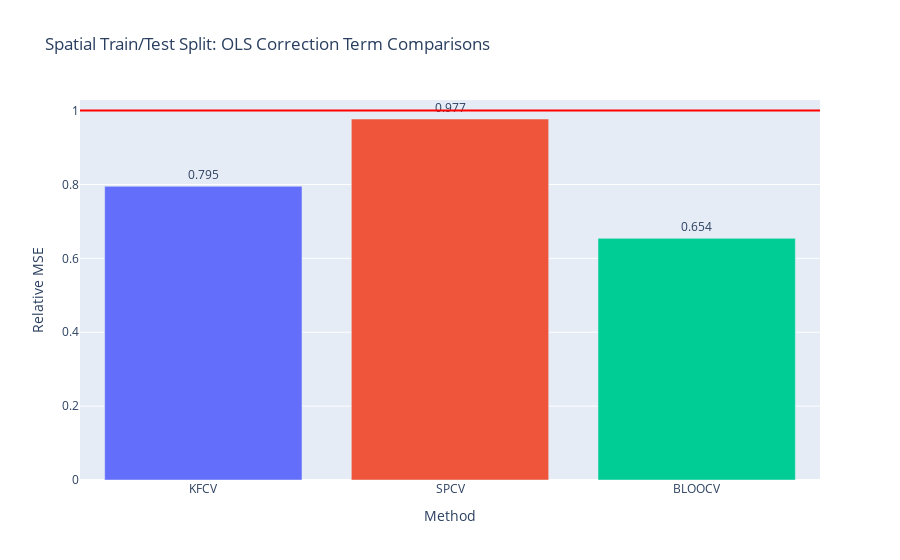

Here is the notebook cell this chart was saved with:
### Code cell
fig = gen_model_barplots(
    [[clus_ns_corr, clus_kfcv_corr, clus_spcv_corr, clus_bloocv_corr]], 
    [""], 
    est_names, 
    title="Spatial Train/Test Split: OLS Correction Term Comparisons", 
    has_elev_err=False
)
fig.show()

### Figure 1 — Plotly figure (JSON) as saved in the notebook; plotly's stock layout.template omitted (floating-point values rounded to 4 significant figures)
{"data": [{"marker": {"color": ["#636EFA", "#EF553B", "#00CC96", "#AB63FA", "#FFA15A", "#19D3F3", "#FF6692", "#B6E880", "#FF97FF", "#FECB52"]}, "text": [0.795, 0.977, 0.654], "textposition": "outside", "type": "bar", "x": ["KFCV", "SPCV", "BLOOCV"], "xaxis": "x", "y": [0.795, 0.9773, 0.6541], "yaxis": "y"}], "layout": {"shapes": [{"line": {"color": "red"}, "type": "line", "x0": 0, "x1": 1, "xref": "x domain", "y0": 1, "y1": 1, "yref": "y"}], "showlegend": false, "title": {"text": "Spatial Train/Test Split: OLS Correction Term Comparisons"}, "xaxis": {"anchor": "y", "domain": [0, 1], "title": {"text": "Method"}}, "yaxis": {"anchor": "x", "domain": [0, 1], "title": {"text": "Relative MSE"}}}}
